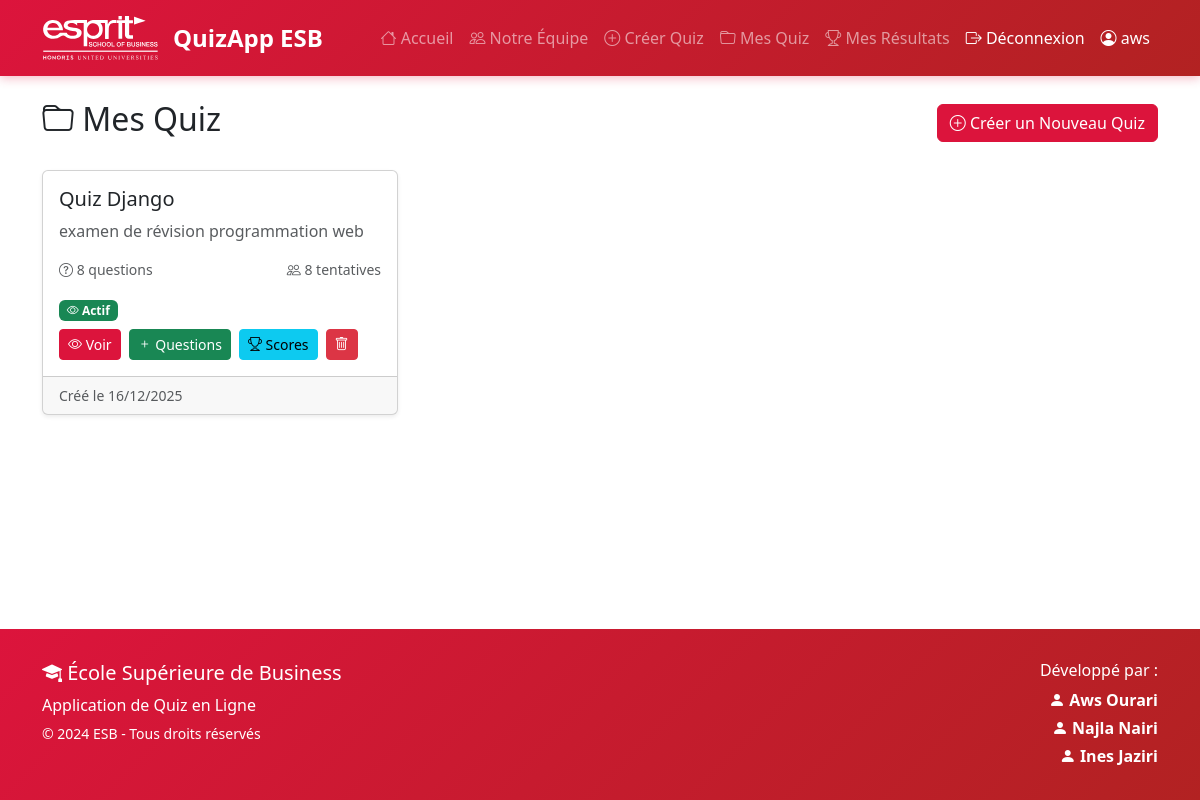
Page /my-quizzes/ (signed in) on the committed database.
### quiz/models.py (models this page shows, shortened)
class Quiz(models.Model):
    title = models.CharField(max_length=200)
    description = models.TextField()
    created_by = models.ForeignKey(User, on_delete=models.CASCADE, related_name='created_quizzes')
    created_at = models.DateTimeField(auto_now_add=True)
    updated_at = models.DateTimeField(auto_now=True)
    is_active = models.BooleanField(default=True)
    time_limit = models.IntegerField(help_text="Time limit in minutes", null=True, blank=True)
    class Meta:
        verbose_name_plural = "Quizzes"
        ordering = ['-created_at']

### quiz/views.py (the view)
# urls.py: path('my-quizzes/', views.my_quizzes, name='my_quizzes'),
@login_required
def my_quizzes(request):
    quizzes = Quiz.objects.filter(created_by=request.user).annotate(
        questions_count=Count('questions'),
        attempts_count=Count('attempts')
    )
    context = {'quizzes': quizzes}
    return render(request, 'quiz/my_quizzes.html', context)

### templates/quiz/my_quizzes.html (shortened to what this page needs)
{% extends 'quiz/base.html' %}
{% block content %}
<div class="d-flex justify-content-between align-items-center mb-4">
    <h2>
        <i class="bi bi-folder"></i> Mes Quiz
    </h2>
    <a href="{% url 'create_quiz' %}" class="btn btn-primary">
        <i class="bi bi-plus-circle"></i> Créer un Nouveau Quiz
    </a>
</div>
{% if quizzes %}
    <div class="row">
        {% for quiz in quizzes %}
            <div class="col-md-6 col-lg-4 mb-4">
                <div class="card h-100 shadow-sm">
                    <div class="card-body">
                        <h5 class="card-title">{{ quiz.title }}</h5>
                        <p class="card-text text-muted">{{ quiz.description|truncatewords:15 }}</p>
                        <div class="d-flex justify-content-between mb-3">
                            <small class="text-muted">
                                <i class="bi bi-question-circle"></i>
                                {{ quiz.questions_count }} questions
                            </small>
                            <small class="text-muted">
                                <i class="bi bi-people"></i>
                                {{ quiz.attempts_count }} tentatives
                            </small>
                        </div>
                        <div class="mb-2">
                            {% if quiz.is_active %}
                                <span class="badge bg-success">
                                    <i class="bi bi-eye"></i> Actif
                                </span>
                            {% else %}
                                <span class="badge bg-secondary">
                                    <i class="bi bi-eye-slash"></i> Inactif
                                </span>
                            {% endif %}
                        </div>
                        <div class="d-flex gap-2 flex-wrap">
                            <a href="{% url 'quiz_detail' quiz.pk %}" class="btn btn-sm btn-primary">
                                <i class="bi bi-eye"></i> Voir
                            </a>
                            <a href="{% url 'add_question' quiz.id %}" class="btn btn-sm btn-success">
                                <i class="bi bi-plus"></i> Questions
                            </a>
                            <a href="{% url 'quiz_scores' quiz.pk %}" class="btn btn-sm btn-info">
                                <i class="bi bi-trophy"></i> Scores
                            </a>
                            <a href="{% url 'delete_quiz' quiz.pk %}" class="btn btn-sm btn-danger">
                                <i class="bi bi-trash"></i>
                            </a>
                        </div>
                    </div>
                    <div class="card-footer text-muted small">
                        Créé le {{ quiz.created_at|date:"d/m/Y" }}
                    </div>
                </div>
            </div>
        {% endfor %}
    </div>
{% else %}
    <div class="alert alert-info">
        <i class="bi bi-info-circle"></i> Vous n'avez pas encore créé de quiz.
        <a href="{% url 'create_quiz' %}" class="alert-link">Créez votre premier quiz!</a>
    </div>
{% endif %}
{% endblock %}

### templates/quiz/base.html (shortened to what this page needs)
<!DOCTYPE html>
<html lang="fr">
<head>
    <link href="https://cdn.jsdelivr.net/npm/bootstrap@5.3.0/dist/css/bootstrap.min.css" rel="stylesheet">
    <link rel="stylesheet" href="https://cdn.jsdelivr.net/npm/bootstrap-icons@1.11.0/font/bootstrap-icons.css">
</head>
<body>
    <nav class="navbar navbar-expand-lg navbar-dark navbar-esb">
        <div class="container">
            <a class="navbar-brand" href="{% url 'home' %}">
                {% load static %}
<img src="{% static 'images/logo_esb.svg' %}" alt="Logo ESB" class="esb-logo">
                QuizApp ESB
            </a>
            <div class="collapse navbar-collapse" id="navbarNav">
                <ul class="navbar-nav ms-auto">
                    <li class="nav-item">
                        <a class="nav-link" href="{% url 'home' %}">
                            <i class="bi bi-house"></i> Accueil
                        </a>
                    </li>
                    <li class="nav-item">
                        <a class="nav-link" href="{% url 'team' %}">
                            <i class="bi bi-people"></i> Notre Équipe
                        </a>
                    </li>
                    {% if user.is_authenticated %}
                        <li class="nav-item">
                            <a class="nav-link" href="{% url 'create_quiz' %}">
                                <i class="bi bi-plus-circle"></i> Créer Quiz
                            </a>
                        </li>
                        <li class="nav-item">
                            <a class="nav-link" href="{% url 'my_quizzes' %}">
                                <i class="bi bi-folder"></i> Mes Quiz
                            </a>
                        </li>
                        <li class="nav-item">
                            <a class="nav-link" href="{% url 'my_results' %}">
                                <i class="bi bi-trophy"></i> Mes Résultats
                            </a>
                        </li>
                        <li class="nav-item">
                            <form method="post" action="{% url 'logout' %}" style="display: inline;">
                                <button type="submit" class="nav-link btn btn-link text-white" style="border: none; background: none; cursor: pointer;">
                                    <i class="bi bi-box-arrow-right"></i> Déconnexion
                                </button>
                            </form>
                        </li>
                        <li class="nav-item">
                            <span class="nav-link text-white">
                                <i class="bi bi-person-circle"></i> {{ user.username }}
                            </span>
                        </li>
                    {% endif %}
                </ul>
            </div>
        </div>
    </nav>
    <main class="main-content">
        <div class="container mt-4">
            {% block content %}
            {% endblock %}
        </div>
    </main>
    <footer class="footer">
        <div class="container">
            <div class="row">
                <div class="col-md-6 text-center text-md-start mb-3 mb-md-0">
                    <h5><i class="bi bi-mortarboard-fill"></i> École Supérieure de Business</h5>
                    <p class="mb-1">Application de Quiz en Ligne</p>
                    <p class="mb-0"><small>© 2024 ESB - Tous droits réservés</small></p>
                </div>
                <div class="col-md-6 text-center text-md-end">
                    <h6>Développé par :</h6>
                    <p class="mb-1">
                        <i class="bi bi-person-fill"></i> <strong>Aws Ourari</strong>
                    </p>
                    <p class="mb-1">
                        <i class="bi bi-person-fill"></i> <strong>Najla Nairi</strong>
                    </p>
                    <p class="mb-0">
                        <i class="bi bi-person-fill"></i> <strong>Ines Jaziri</strong>
                    </p>
                </div>
            </div>
        </div>
    </footer>
</body>
</html>

### templates/quiz/base.html (style rules this page uses)
:root { --esb-red: #DC143C; --esb-dark-red: #B22222; --esb-light-red: #FF6B6B; }
body { min-height: 100vh; display: flex; flex-direction: column; }
.main-content { flex: 1; }
.navbar-esb { background: linear-gradient(135deg, var(--esb-red) 0%, var(--esb-dark-red) 100%); box-shadow: 0 2px 10px rgba(220, 20, 60, 0.3); }
.esb-logo { height: 50px; width: auto; margin-right: 15px; filter: brightness(0) invert(1); }
.navbar-brand { font-weight: bold; font-size: 1.5rem; display: flex; align-items: center; }
.btn-primary, .bg-primary { background-color: var(--esb-red) !important; border-color: var(--esb-red) !important; }
.footer { background: linear-gradient(135deg, var(--esb-red) 0%, var(--esb-dark-red) 100%); color: white; padding: 2rem 0; margin-top: 3rem; }

### rows in the picture
Quiz: title "Quiz Django", description "examen de révision programmation web", questions_count "8", attempts_count "8", is_active True (drawn), created_at "16/12/2025"

### other values in the picture
{{ user.username }} "aws"
